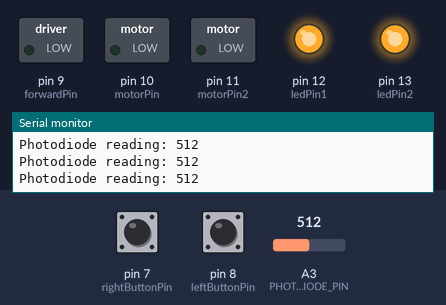
This sketch was run on a simulated Arduino Uno, built with avr-gcc and run on an emulated ATmega328P. On the bench: switched loads named in the sketch (green lamp = pin HIGH), output pins drawn as LEDs (lit = HIGH), the last lines printed to the serial monitor. The test bench sets the inputs (shaded band); at power-on: A3 (PHOTODIODE_PIN) = 512, pin 7 (rightButtonPin) LOW, pin 8 (leftButtonPin) LOW.

Above: at 1.2 s.
1.3 s: A3 (PHOTODIODE_PIN) set to 90
4.3 s: A3 (PHOTODIODE_PIN) set to 79
At 5.9 s:
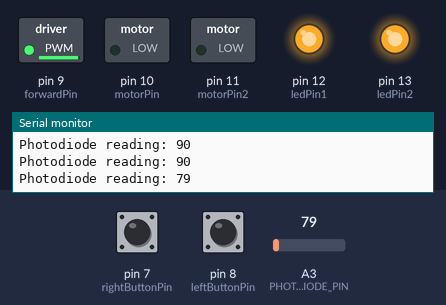
6.7 s: pin 7 (rightButtonPin) pulled HIGH for 1 s
At 8.7 s:
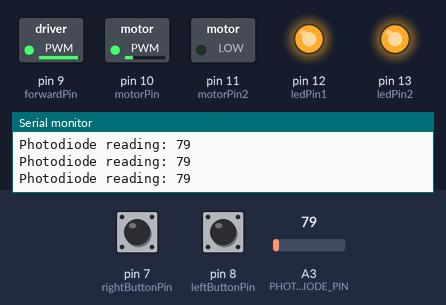
10.5 s: pin 8 (leftButtonPin) pulled HIGH for 1 s
At 12.6 s:
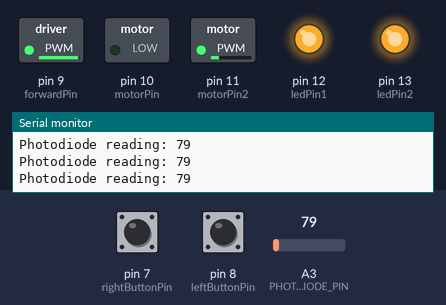
14.3 s: A3 (PHOTODIODE_PIN) set to 95
At 15.7 s:
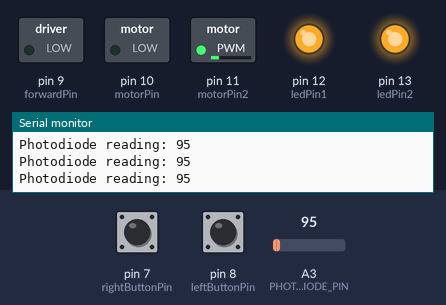
16.2 s: pin 7 (rightButtonPin) pulled HIGH for 0.15 s
At 17.0 s:
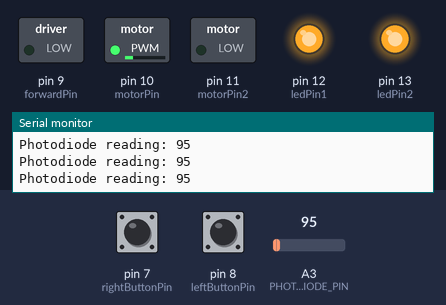
Timing chart, 0 to 18.8 s (numbered marks = the images above; inputs shaded):
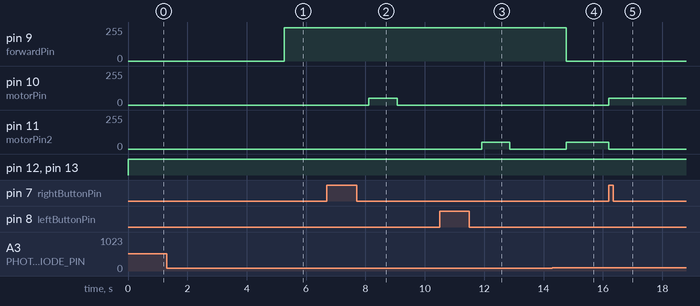

The sketch:

final_test1.ino
```cpp
#define PHOTODIODE_PIN A3

const int leftButtonPin = 8;
const int rightButtonPin = 7;
int motorPin = 10;
int motorPin2 = 11;
int ledPin1 = 12;
int ledPin2 = 13;
int photodiodeReading = 0;
int forwardPin = 9;
bool stateleft = false;
bool stateright = false;

void setup() {
    pinMode(motorPin, OUTPUT);
    pinMode(motorPin2, OUTPUT);
    pinMode(forwardPin, OUTPUT);
    pinMode(leftButtonPin, INPUT);
    pinMode(rightButtonPin, INPUT);
    pinMode(PHOTODIODE_PIN, INPUT);
    pinMode(ledPin1, OUTPUT);
    pinMode(ledPin2, OUTPUT);

    Serial.begin(19200);
}

void loop() {
    Serial.print("Photodiode reading: ");
    Serial.println(photodiodeReading);
    bool buttonState1 = digitalRead(leftButtonPin);
    bool buttonState2 = digitalRead(rightButtonPin);

    digitalWrite(ledPin1, HIGH);
    digitalWrite(ledPin2, HIGH);
    photodiodeReading = analogRead(PHOTODIODE_PIN);

    if (photodiodeReading < 85) {
        delay(950);
        analogWrite(forwardPin, 250);
        analogWrite(motorPin, 0);
        analogWrite(motorPin2, 0);

    }
    else if (photodiodeReading > 85){

    if (stateright) {
    analogWrite(motorPin, 0);
    analogWrite(motorPin2, 50);

    }
    else if (stateleft) {

    analogWrite(motorPin, 50);
    analogWrite(motorPin2, 0);
    }
    analogWrite(forwardPin, 0);
    }

    if (buttonState1) {

    analogWrite(motorPin, 0);
    analogWrite(motorPin2, 50);
    stateright = true;
    stateleft = false;
    } else if (buttonState2) {

    analogWrite(motorPin, 50);
    analogWrite(motorPin2, 0);
    stateright = false;
    stateleft = true;
  }


}
```

Measured:
- the behaviour switches between 85 and 84 on A3 (PHOTODIODE_PIN) (found by bisection; images 0 and 1)
- after the input at 4.3 s, pin 9 (forwardPin): 0/255 → 250/255 after 0.96 s
- after the input at 6.7 s, pin 10 (motorPin): 0/255 → 50/255 after 1.4 s, → 0/255 0.95 s later
- after the input at 10.5 s, pin 11 (motorPin2): 0/255 → 50/255 after 1.4 s, → 0/255 0.95 s later
- after the input at 14.3 s, pin 9 (forwardPin): 250/255 → 0/255 after 0.47 s; pin 11 (motorPin2): 0/255 → 50/255 after 0.47 s
- after the input at 16.2 s, pin 10 (motorPin): 0/255 → 50/255 at once; pin 11 (motorPin2): 50/255 → 0/255 at once
